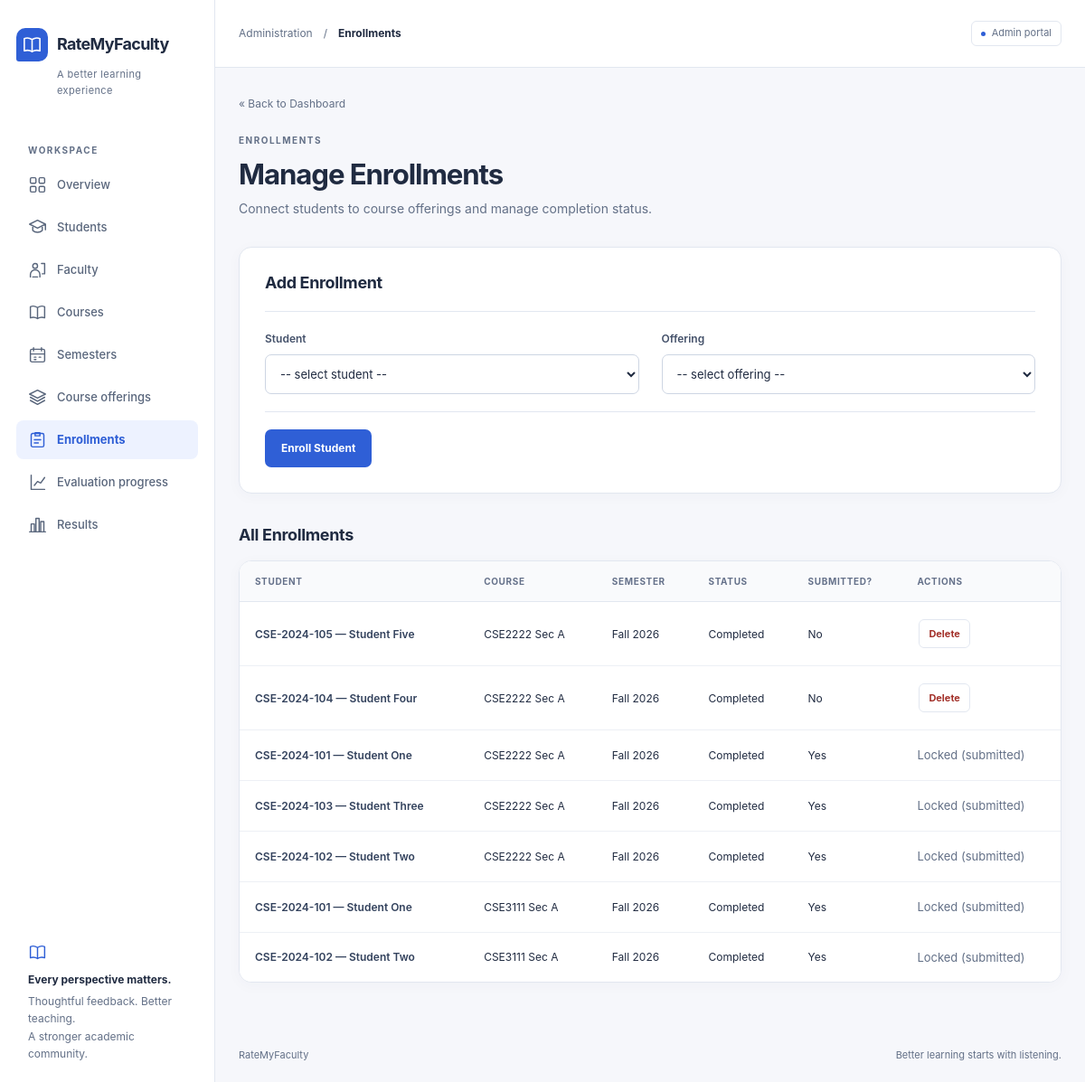
Page /admin/enrollments.php (signed in) on the committed database.
### tables this page shows
CREATE TABLE
    enrollments (
        enrollment_id INT UNSIGNED AUTO_INCREMENT PRIMARY KEY,
        student_id INT UNSIGNED NOT NULL,
        offering_id INT UNSIGNED NOT NULL,
        status ENUM ('enrolled', 'completed') NOT NULL DEFAULT 'enrolled',
        created_at DATETIME NOT NULL DEFAULT CURRENT_TIMESTAMP,
        CONSTRAINT uq_enrollments_student_offering UNIQUE (student_id, offering_id),
        CONSTRAINT fk_enrollments_student FOREIGN KEY (student_id) REFERENCES students (student_id) ON DELETE RESTRICT ON UPDATE CASCADE,
        CONSTRAINT fk_enrollments_offering FOREIGN KEY (offering_id) REFERENCES course_offerings (offering_id) ON DELETE RESTRICT ON UPDATE CASCADE
    );

CREATE TABLE
    students (
        student_id INT UNSIGNED AUTO_INCREMENT PRIMARY KEY,
        user_id INT UNSIGNED NOT NULL,
        student_number VARCHAR(40) NOT NULL,
        full_name VARCHAR(120) NOT NULL,
        batch VARCHAR(30) NULL,
        CONSTRAINT uq_students_user_id UNIQUE (user_id),
        CONSTRAINT uq_students_number UNIQUE (student_number),
        CONSTRAINT fk_students_user FOREIGN KEY (user_id) REFERENCES users (user_id) ON DELETE RESTRICT ON UPDATE CASCADE
    );

CREATE TABLE
    courses (
        course_id INT UNSIGNED AUTO_INCREMENT PRIMARY KEY,
        course_code VARCHAR(30) NOT NULL,
        course_title VARCHAR(150) NOT NULL,
        credit_hours DECIMAL(3, 1) NULL,
        is_active TINYINT (1) NOT NULL DEFAULT 1,
        CONSTRAINT uq_courses_code UNIQUE (course_code)
    );

CREATE TABLE
    course_offerings (
        offering_id INT UNSIGNED AUTO_INCREMENT PRIMARY KEY,
        course_id INT UNSIGNED NOT NULL,
        semester_id INT UNSIGNED NOT NULL,
        faculty_id INT UNSIGNED NOT NULL,
        section VARCHAR(20) NOT NULL,
        is_active TINYINT (1) NOT NULL DEFAULT 1,
        CONSTRAINT uq_offerings_course_semester_section UNIQUE (course_id, semester_id, section),
        CONSTRAINT fk_offerings_course FOREIGN KEY (course_id) REFERENCES courses (course_id) ON DELETE RESTRICT ON UPDATE CASCADE,
        CONSTRAINT fk_offerings_semester FOREIGN KEY (semester_id) REFERENCES semesters (semester_id) ON DELETE RESTRICT ON UPDATE CASCADE,
        CONSTRAINT fk_offerings_faculty FOREIGN KEY (faculty_id) REFERENCES faculty (faculty_id) ON DELETE RESTRICT ON UPDATE CASCADE
    );

CREATE TABLE
    semesters (
        semester_id INT UNSIGNED AUTO_INCREMENT PRIMARY KEY,
        semester_name VARCHAR(30) NOT NULL,
        year SMALLINT UNSIGNED NOT NULL,
        evaluation_open_at DATETIME NOT NULL,
        evaluation_close_at DATETIME NOT NULL,
        is_locked TINYINT (1) NOT NULL DEFAULT 0,
        created_at DATETIME NOT NULL DEFAULT CURRENT_TIMESTAMP,
        CONSTRAINT uq_semesters_name_year UNIQUE (semester_name, year),
        CONSTRAINT chk_semesters_window CHECK (evaluation_open_at < evaluation_close_at)
    );

### includes/validation.php (called while the page is built, shortened)
<?php
function e($value): string
{
    return htmlspecialchars((string) $value, ENT_QUOTES, 'UTF-8');
}

### admin/enrollments.php (the view, shortened to what this page needs)
<?php
require_once __DIR__ . '/../config/database.php';
require_once __DIR__ . '/../includes/validation.php';
$enrollments = $pdo->query(
    "SELECT en.enrollment_id, en.status, en.student_id, en.offering_id,
            s.full_name AS student_name, s.student_number,
            c.course_code, co.section, sem.semester_name, sem.year,
            (SELECT COUNT(*) FROM submission_receipts sr
             WHERE sr.student_id = en.student_id AND sr.offering_id = en.offering_id) AS has_receipt
     FROM enrollments en
     JOIN students s ON s.student_id = en.student_id
     JOIN course_offerings co ON co.offering_id = en.offering_id
     JOIN courses c ON c.course_id = co.course_id
     JOIN semesters sem ON sem.semester_id = co.semester_id
     ORDER BY sem.year DESC, sem.semester_name, c.course_code, co.section, s.full_name"
)->fetchAll();
?>
<!DOCTYPE html>
<html lang="en">
<head>
    <link rel="stylesheet" href="<?php echo e(BASE_URL); ?>/assets/css/style.css">
</head>
<body class="app-page">
    <aside class="sidebar" aria-label="Administration">
        <div class="brand"><span class="brand-mark"><svg class="icon" aria-hidden="true" focusable="false"><use href="../assets/icons.svg#book"></use></svg></span><span>RateMyFaculty</span></div>
        <span class="brand-subtitle">A better learning experience</span>
        <div class="nav-label">Workspace</div>
        <nav aria-label="Main navigation"><a class="nav-link" href="dashboard.php"><svg class="icon" aria-hidden="true" focusable="false"><use href="../assets/icons.svg#grid"></use></svg><span>Overview</span></a>
            <a class="nav-link" href="students.php"><svg class="icon" aria-hidden="true" focusable="false"><use href="../assets/icons.svg#students"></use></svg><span>Students</span></a>
            <a class="nav-link" href="faculty.php"><svg class="icon" aria-hidden="true" focusable="false"><use href="../assets/icons.svg#faculty"></use></svg><span>Faculty</span></a>
            <a class="nav-link" href="courses.php"><svg class="icon" aria-hidden="true" focusable="false"><use href="../assets/icons.svg#book"></use></svg><span>Courses</span></a>
            <a class="nav-link" href="semesters.php"><svg class="icon" aria-hidden="true" focusable="false"><use href="../assets/icons.svg#calendar"></use></svg><span>Semesters</span></a>
            <a class="nav-link" href="offerings.php"><svg class="icon" aria-hidden="true" focusable="false"><use href="../assets/icons.svg#layers"></use></svg><span>Course offerings</span></a>
            <a class="nav-link" href="enrollments.php" aria-current="page"><svg class="icon" aria-hidden="true" focusable="false"><use href="../assets/icons.svg#enroll"></use></svg><span>Enrollments</span></a>
            <a class="nav-link" href="progress.php"><svg class="icon" aria-hidden="true" focusable="false"><use href="../assets/icons.svg#progress"></use></svg><span>Evaluation progress</span></a>
            <a class="nav-link" href="results.php"><svg class="icon" aria-hidden="true" focusable="false"><use href="../assets/icons.svg#chart"></use></svg><span>Results</span></a></nav>
        <div class="sidebar-note"><svg class="icon" aria-hidden="true" focusable="false"><use href="../assets/icons.svg#book"></use></svg><strong>Every perspective matters.</strong>Thoughtful feedback. Better teaching.<br>A stronger academic community.</div>
    </aside>
    <div class="workspace">
        <header class="topbar"><div class="topbar-path">Administration<span aria-hidden="true">/</span><strong>Enrollments</strong></div><span class="workspace-tag">Admin portal</span></header>
        <main class="main-content" id="main-content" tabindex="-1">
    <p class="back-link"><a href="<?php echo e(BASE_URL); ?>/admin/dashboard.php">&laquo; Back to Dashboard</a></p>
    <p class="eyebrow">Enrollments</p>
    <h1>Manage Enrollments</h1>
    <p class="page-description">Connect students to course offerings and manage completion status.</p>
    <section class="panel editor-panel"><h2>Add Enrollment</h2>
    <form class="editor-form" method="post" action="enrollments.php">
        <div class="field"><label for="student_id">Student</label>
        <select id="student_id" name="student_id" required>
            <option value="">-- select student --</option>
        </select></div>
        <div class="field"><label for="offering_id">Offering</label>
        <select id="offering_id" name="offering_id" required>
            <option value="">-- select offering --</option>
        </select></div>
        <div class="form-actions"><button type="submit">Enroll Student</button>
    </div></form></section>
    <h2>All Enrollments</h2>
    <div class="table-region" role="region" aria-label="Enrollments table" tabindex="0"><table class="data-table">
        <tr>
            <th scope="col">Student</th>
            <th scope="col">Course</th>
            <th scope="col">Semester</th>
            <th scope="col">Status</th>
            <th scope="col">Submitted?</th>
            <th scope="col">Actions</th>
        </tr>
        <?php foreach ($enrollments as $en): ?>
            <tr>
                <td><?php echo e($en['student_number'] . ' — ' . $en['student_name']); ?></td>
                <td><?php echo e($en['course_code'] . ' Sec ' . $en['section']); ?></td>
                <td><?php echo e($en['semester_name'] . ' ' . $en['year']); ?></td>
                <td><?php echo e(ucfirst($en['status'])); ?></td>
                <td><?php echo (int) $en['has_receipt'] > 0 ? 'Yes' : 'No'; ?></td>
                <td>
                    <?php if ((int) $en['has_receipt'] === 0): ?>
                        <form method="post" action="enrollments.php" style="display:inline;"
                            onsubmit="return confirm('Remove this enrollment?');">
                            <button type="submit">Delete</button>
                        </form>
                    <?php else: ?>
                        <em>Locked (submitted)</em>
                    <?php endif; ?>
                </td>
            </tr>
        <?php endforeach; ?>
    </table></div>
        </main>
        <footer class="page-footer"><span>RateMyFaculty</span><span>Better learning starts with listening.</span></footer>
    </div>
</body>
</html>

### rows in the picture
enrollments: student.full_name "CSE-2024-105 — Student Five", courses.course_code "CSE2222 Sec A", semesters.semester_name+year "Fall 2026", status "Completed", shows "No"
enrollments: student.full_name "CSE-2024-104 — Student Four", courses.course_code "CSE2222 Sec A", semesters.semester_name+year "Fall 2026", status "Completed", shows "No"
enrollments: student.full_name "CSE-2024-101 — Student One", courses.course_code "CSE2222 Sec A", semesters.semester_name+year "Fall 2026", status "Completed", shows "Yes", shows "Locked (submitted)"
enrollments: student.full_name "CSE-2024-103 — Student Three", courses.course_code "CSE2222 Sec A", semesters.semester_name+year "Fall 2026", status "Completed", shows "Yes", shows "Locked (submitted)"
enrollments: student.full_name "CSE-2024-102 — Student Two", courses.course_code "CSE2222 Sec A", semesters.semester_name+year "Fall 2026", status "Completed", shows "Yes", shows "Locked (submitted)"
enrollments: student.full_name "CSE-2024-101 — Student One", courses.course_code "CSE3111 Sec A", semesters.semester_name+year "Fall 2026", status "Completed", shows "Yes", shows "Locked (submitted)"
enrollments: student.full_name "CSE-2024-102 — Student Two", courses.course_code "CSE3111 Sec A", semesters.semester_name+year "Fall 2026", status "Completed", shows "Yes", shows "Locked (submitted)"
